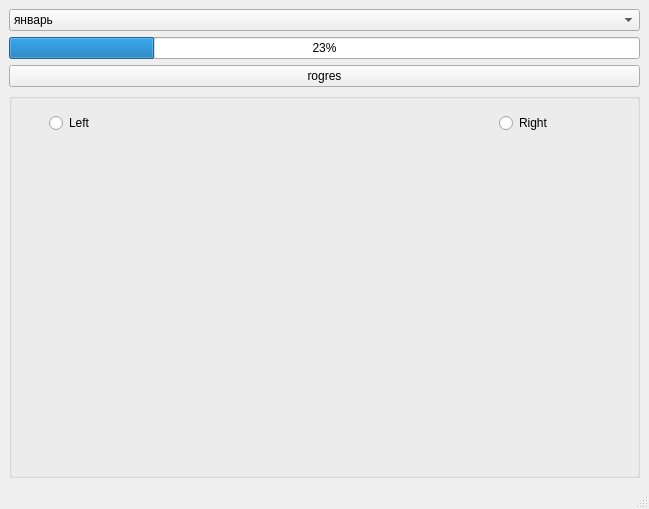
<?xml version="1.0" encoding="UTF-8"?>
<ui version="4.0">
 <class>MainWindow</class>
 <widget class="QMainWindow" name="MainWindow">
  <property name="geometry">
   <rect>
    <x>0</x>
    <y>0</y>
    <width>649</width>
    <height>509</height>
   </rect>
  </property>
  <property name="windowTitle">
   <string>MainWindow</string>
  </property>
  <widget class="QWidget" name="centralwidget">
   <layout class="QVBoxLayout" name="verticalLayout">
    <item>
     <widget class="QComboBox" name="comboBox">
      <item>
       <property name="text">
        <string>январь</string>
       </property>
      </item>
      <item>
       <property name="text">
        <string>Февраль</string>
       </property>
      </item>
      <item>
       <property name="text">
        <string>март</string>
       </property>
      </item>
      <item>
       <property name="text">
        <string>апрель</string>
       </property>
      </item>
      <item>
       <property name="text">
        <string>май</string>
       </property>
      </item>
     </widget>
    </item>
    <item>
     <widget class="QProgressBar" name="progressBar">
      <property name="maximum">
       <number>100</number>
      </property>
      <property name="value">
       <number>23</number>
      </property>
     </widget>
    </item>
    <item>
     <widget class="QPushButton" name="PB_bar">
      <property name="text">
       <string>rogres</string>
      </property>
      <property name="checkable">
       <bool>false</bool>
      </property>
     </widget>
    </item>
    <item>
     <widget class="QGroupBox" name="groupBox">
      <property name="title">
       <string/>
      </property>
      <widget class="QRadioButton" name="RB_left">
       <property name="geometry">
        <rect>
         <x>40</x>
         <y>20</y>
         <width>89</width>
         <height>20</height>
        </rect>
       </property>
       <property name="text">
        <string>Left</string>
       </property>
      </widget>
      <widget class="QRadioButton" name="RB_right">
       <property name="geometry">
        <rect>
         <x>490</x>
         <y>20</y>
         <width>89</width>
         <height>20</height>
        </rect>
       </property>
       <property name="text">
        <string>Right</string>
       </property>
      </widget>
     </widget>
    </item>
   </layout>
  </widget>
  <widget class="QMenuBar" name="menubar">
   <property name="geometry">
    <rect>
     <x>0</x>
     <y>0</y>
     <width>649</width>
     <height>22</height>
    </rect>
   </property>
  </widget>
  <widget class="QStatusBar" name="statusbar"/>
 </widget>
 <resources/>
 <connections/>
</ui>
